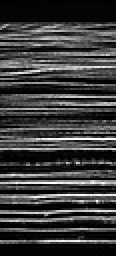
%> input picture classReport/image1.jpg, 58 x 128 px, shrunk from 453 x 1001 before the run (shown 2 times larger)
$ octave minCutScript.m   (GNU Octave 9; MATLAB toolbox functions it lacks are replaced by stand-ins)
%> lines starting %> are read from the running program, lines starting %| are printed output that depends on the picture
%{
This is the test script that was used to generate
    the min-cut algorithm results.

%}

%averages the image
image1 = im2double(imread('image1.jpg'));
%> image1: size 128x58 double; min 0, max 1, mean 0.236
filter = fspecial('average',3);
imageInit = conv2(image1,filter,'same');
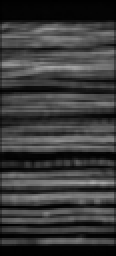
%> imageInit: size 128x58 double (shown 2 times larger); min 0.00174, max 0.674, mean 0.233
imageSize = size(imageInit);
%> imageSize = [128 58]

%Instead of picking seed values, I just used
%   this to get the seed values
foreColorBWVal = max(max(imageInit));
%> foreColorBWVal = 0.674
backColorBWVal = min(min(imageInit));
%> backColorBWVal = 0.00174

%{
The min-cut script I made for Homework 3 was designed to be used
    on pixels that were RGB not brightness. Instead of re-writing the code,
    I just assigned each channel the same brightness value, which will
    yield results that are equivalent to using a single brightness value.
Most of this code then is just recycled from Homework 3.
%}
foreColor = [foreColorBWVal foreColorBWVal foreColorBWVal];
%> foreColor = [0.674 0.674 0.674]
backColor = [backColorBWVal backColorBWVal backColorBWVal];
%> backColor = [0.00174 0.00174 0.00174]

H = imageSize(1);
%> H = 128
W = imageSize(2);
%> W = 58

image = zeros(H,W,3);
image(:,:,1) = imageInit;
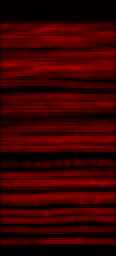
%> image: size 128x58x3 double (shown 2 times larger); mean R, G, B 0.233, 0, 0
image(:,:,2) = imageInit;
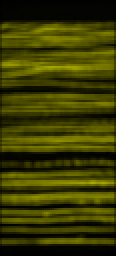
%> image: size 128x58x3 double (shown 2 times larger); mean R, G, B 0.233, 0.233, 0
image(:,:,3) = imageInit;


N = H*W;
%> N = 7424
pixelData = reshape(image,[N 3]);
backColorMatrix = repmat(backColor,[N 1]);
foreColorMatrix = repmat(foreColor,[N 1]);
foreRGBdist = sqrt(sum(abs(foreColorMatrix-pixelData),2));
%> foreRGBdist = 7424 values, max 1.42 at index 1, min 0 at index 5980, mean 1.13
backRGBdist = sqrt(sum(abs(backColorMatrix-pixelData),2));
%> backRGBdist = 7424 values, max 1.42 at index 5980, min 0 at index 1, mean 0.763

lambda = 0.5;
segclass = zeros(N,1);
pairwise = sparse(N,N);

% Define binary classification problem
labelcost = [0 1;1 0]*lambda;
unary = [foreRGBdist backRGBdist]';

%add all horizontal links
for x = 1:W-1
  for y = 1:H
    node  = 1 + (y-1) + (x-1)*H;
    right = 1 + (y-1) + x*H;
    dist = norm(pixelData(node,:)-pixelData(right,:));
    pairwise(node,right) = dist;
    pairwise(right,node) = dist;
  end
end

%add all vertical nbr links
for x = 1:W
  for y = 1:H-1
    node = 1 + (y-1) + (x-1)*H;
    down = 1 + y + (x-1)*H;
    dist = norm(pixelData(node,:)-pixelData(down,:));
    pairwise(node,down) = dist;
    pairwise(down,node) = dist;
  end
end

%This calls the GCMex function from Homework 3
%> (the run ends here)
